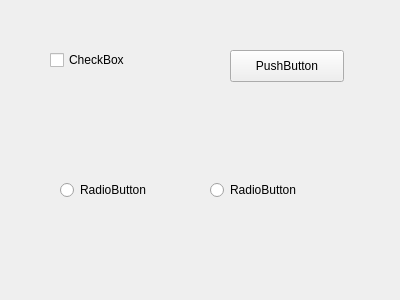
<?xml version="1.0" encoding="UTF-8"?>
<ui version="4.0">
 <class>Form</class>
 <widget class="QWidget" name="Form">
  <property name="geometry">
   <rect>
    <x>0</x>
    <y>0</y>
    <width>400</width>
    <height>300</height>
   </rect>
  </property>
  <property name="windowTitle">
   <string>Form</string>
  </property>
  <widget class="QCheckBox" name="checkBox">
   <property name="geometry">
    <rect>
     <x>50</x>
     <y>50</y>
     <width>87</width>
     <height>20</height>
    </rect>
   </property>
   <property name="text">
    <string>CheckBox</string>
   </property>
  </widget>
  <widget class="QPushButton" name="pushButton">
   <property name="geometry">
    <rect>
     <x>230</x>
     <y>50</y>
     <width>114</width>
     <height>32</height>
    </rect>
   </property>
   <property name="text">
    <string>PushButton</string>
   </property>
  </widget>
  <widget class="QRadioButton" name="radioButton">
   <property name="geometry">
    <rect>
     <x>60</x>
     <y>180</y>
     <width>102</width>
     <height>20</height>
    </rect>
   </property>
   <property name="text">
    <string>RadioButton</string>
   </property>
  </widget>
  <widget class="QRadioButton" name="radioButton_2">
   <property name="geometry">
    <rect>
     <x>210</x>
     <y>180</y>
     <width>102</width>
     <height>20</height>
    </rect>
   </property>
   <property name="text">
    <string>RadioButton</string>
   </property>
  </widget>
 </widget>
 <resources/>
 <connections/>
</ui>
